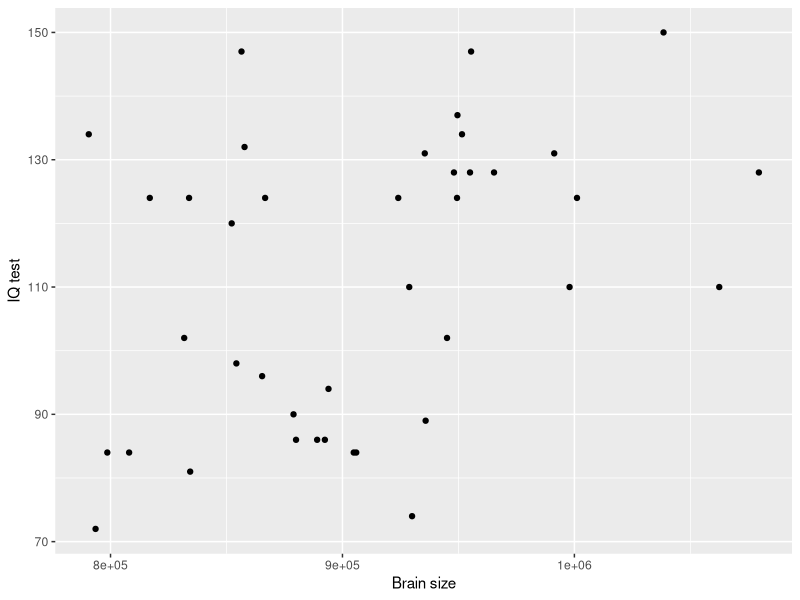
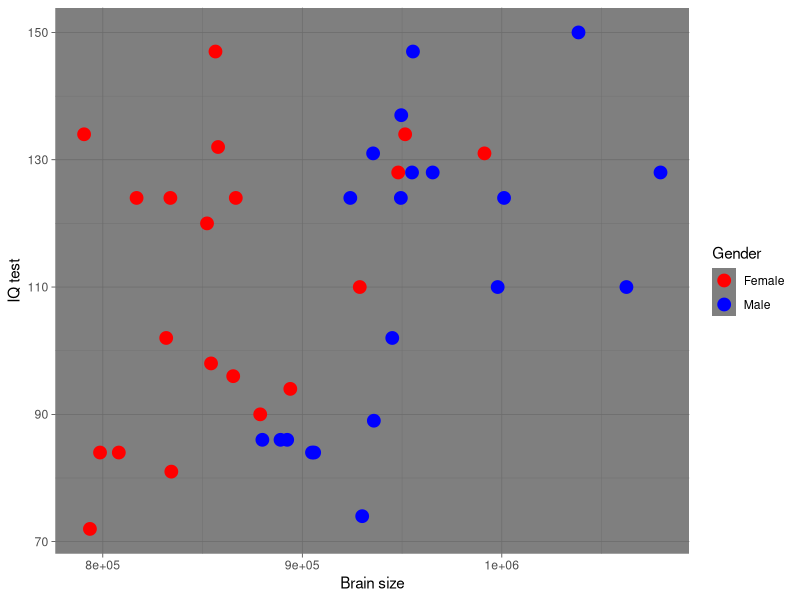

Generate these figures, in order, with R: (Note: this script raises an error after producing the figures.)
# ---
# title: "Линейная регрессия"
# subtitle: "Линейные модели..."
# author: "Вадим Хайтов, Марина Варфоломеева"

## Читаем данные
brain <- read.csv("data/IQ_brain.csv", header = TRUE)
head(brain)


## Находим строки с пропущенными значениями
sum(!complete.cases(brain))

sapply(brain, function(x) sum(is.na(x)))

brain[!complete.cases(brain), ]


#Вычисление матрицы корреляций

library(ggplot2)
## Строим график
pl_brain <- ggplot(brain, aes(x = MRINACount, y = PIQ)) + geom_point() +   xlab("Brain size") + ylab("IQ test")
pl_brain

## Меняем настройки графика
pl_brain + theme_dark() +
  geom_point(aes(color = Gender), size = 4) +
  scale_color_manual(values =  c("red", "blue"))


## Подгоняем модель с помощью функции lm()





## Прогнозируем величину IQ для человека с размером мозга 900000


#Находим остатки
brain$PIQ[10] - fitted(brain_model)[10]
residuals(brain_model)[10]


##Находим доверительные интервалы для параметров

confint(brain_model)

##Рисуем графики для разных уровней значимости
pl_alpha1 <- pl_brain + geom_smooth(method="lm", level=0.8) + ggtitle(bquote(alpha==0.2))

pl_alpha2 <- pl_brain + geom_smooth(method="lm", level=0.95) + ggtitle(bquote(alpha==0.05))

pl_alpha3 <- pl_brain + geom_smooth(method="lm", level=0.999) + ggtitle(bquote(alpha==0.01))


grid.arrange(pl_alpha1, pl_alpha2, pl_alpha3, ncol=3)


## Вычисляем 95%  зону предсказания
newdata <- data.frame(MRINACount = 900000)

predict(brain_model, newdata, interval = "prediction", level = 0.95, se = TRUE)$fit


## Строим график с зоной педсказаия
brain_predicted <- predict(brain_model, interval="prediction")
brain_predicted <- data.frame(brain, brain_predicted)
head(brain_predicted)

pl_brain +  geom_smooth(method = "lm", aes(fill = "Conf.interval"), alpha = 0.4) +
geom_ribbon(data = brain_predicted,  aes(ymin = lwr, ymax = upr, fill = "Conf. area for prediction"), alpha = 0.2) + scale_fill_manual(name = "Intervals", values = c("green", "gray")) +   ggtitle("Confidence interval \n and confidence area for prediction")
